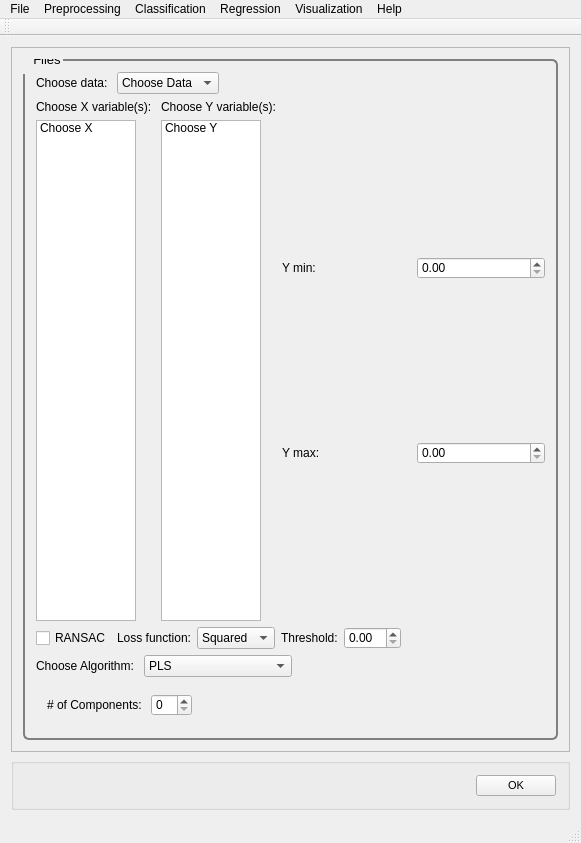
<?xml version="1.0" encoding="UTF-8"?>
<ui version="4.0">
 <class>MainWindow</class>
 <widget class="QMainWindow" name="MainWindow">
  <property name="geometry">
   <rect>
    <x>0</x>
    <y>0</y>
    <width>581</width>
    <height>843</height>
   </rect>
  </property>
  <property name="windowTitle">
   <string>PYSAT</string>
  </property>
  <widget class="QWidget" name="centralWidget">
   <layout class="QVBoxLayout" name="verticalLayout_9">
    <item>
     <widget class="QScrollArea" name="scrollArea">
      <property name="widgetResizable">
       <bool>true</bool>
      </property>
      <widget class="QWidget" name="scrollAreaWidgetContents_2">
       <property name="geometry">
        <rect>
         <x>0</x>
         <y>0</y>
         <width>561</width>
         <height>721</height>
        </rect>
       </property>
       <property name="font">
        <font>
         <pointsize>8</pointsize>
        </font>
       </property>
       <property name="styleSheet">
        <string notr="true">QGroupBox {
  border: 2px solid gray;
  border-radius: 6px;
  margin-top: 0.5em;
}

QGroupBox::title {

  padding-top: -14px;
  padding-left: 8px;
}
</string>
       </property>
       <layout class="QVBoxLayout" name="verticalLayout_8">
        <item>
         <widget class="QGroupBox" name="regression">
          <property name="font">
           <font>
            <pointsize>10</pointsize>
           </font>
          </property>
          <property name="title">
           <string>Files</string>
          </property>
          <layout class="QVBoxLayout" name="verticalLayout">
           <item>
            <layout class="QVBoxLayout" name="regression_vlayout">
             <item>
              <layout class="QHBoxLayout" name="regression_choosedata_hlayout">
               <item>
                <widget class="QLabel" name="regression_choosedata_label">
                 <property name="text">
                  <string>Choose data: </string>
                 </property>
                </widget>
               </item>
               <item>
                <widget class="QComboBox" name="regression_choosedata">
                 <property name="iconSize">
                  <size>
                   <width>50</width>
                   <height>20</height>
                  </size>
                 </property>
                 <item>
                  <property name="text">
                   <string>Choose Data</string>
                  </property>
                 </item>
                 <item>
                  <property name="text">
                   <string>Known Data</string>
                  </property>
                 </item>
                </widget>
               </item>
               <item>
                <spacer name="regression_choosedata_spacer">
                 <property name="orientation">
                  <enum>Qt::Horizontal</enum>
                 </property>
                 <property name="sizeHint" stdset="0">
                  <size>
                   <width>40</width>
                   <height>20</height>
                  </size>
                 </property>
                </spacer>
               </item>
              </layout>
             </item>
             <item>
              <layout class="QHBoxLayout" name="regression_choosevars_hlayout">
               <item>
                <layout class="QVBoxLayout" name="regression_choosex_vlayout">
                 <item>
                  <widget class="QLabel" name="regression_choosex_label">
                   <property name="text">
                    <string>Choose X variable(s): </string>
                   </property>
                  </widget>
                 </item>
                 <item>
                  <widget class="QListWidget" name="regression_choosex">
                   <property name="minimumSize">
                    <size>
                     <width>50</width>
                     <height>0</height>
                    </size>
                   </property>
                   <property name="maximumSize">
                    <size>
                     <width>100</width>
                     <height>16777215</height>
                    </size>
                   </property>
                   <item>
                    <property name="text">
                     <string>Choose X</string>
                    </property>
                   </item>
                  </widget>
                 </item>
                </layout>
               </item>
               <item>
                <layout class="QVBoxLayout" name="regression_choosey_vlayout">
                 <item>
                  <widget class="QLabel" name="regression_choosey_label">
                   <property name="text">
                    <string>Choose Y variable(s):</string>
                   </property>
                  </widget>
                 </item>
                 <item>
                  <widget class="QListWidget" name="regression_choosey">
                   <property name="maximumSize">
                    <size>
                     <width>100</width>
                     <height>16777215</height>
                    </size>
                   </property>
                   <item>
                    <property name="text">
                     <string>Choose Y</string>
                    </property>
                   </item>
                  </widget>
                 </item>
                </layout>
               </item>
               <item>
                <layout class="QVBoxLayout" name="yrange_vlayout">
                 <item>
                  <layout class="QHBoxLayout" name="ymin_hlayout">
                   <item>
                    <widget class="QLabel" name="ymin_label">
                     <property name="text">
                      <string>Y min:</string>
                     </property>
                    </widget>
                   </item>
                   <item>
                    <widget class="QDoubleSpinBox" name="ymin_spin"/>
                   </item>
                  </layout>
                 </item>
                 <item>
                  <layout class="QHBoxLayout" name="ymax_hlayout">
                   <item>
                    <widget class="QLabel" name="ymax_label">
                     <property name="text">
                      <string>Y max:</string>
                     </property>
                    </widget>
                   </item>
                   <item>
                    <widget class="QDoubleSpinBox" name="ymax_spin"/>
                   </item>
                  </layout>
                 </item>
                </layout>
               </item>
              </layout>
             </item>
             <item>
              <layout class="QHBoxLayout" name="ransac_hlayout">
               <item>
                <widget class="QCheckBox" name="regression_ransac_checkbox">
                 <property name="text">
                  <string>RANSAC</string>
                 </property>
                </widget>
               </item>
               <item>
                <layout class="QHBoxLayout" name="ransac_options_hlayout">
                 <item>
                  <widget class="QLabel" name="ransac_lossfunc_label">
                   <property name="text">
                    <string>Loss function:</string>
                   </property>
                  </widget>
                 </item>
                 <item>
                  <widget class="QComboBox" name="ransac_lossfunc_combobox">
                   <item>
                    <property name="text">
                     <string>Squared</string>
                    </property>
                   </item>
                   <item>
                    <property name="text">
                     <string>Absolute</string>
                    </property>
                   </item>
                  </widget>
                 </item>
                 <item>
                  <widget class="QLabel" name="ransac_thresh_label">
                   <property name="text">
                    <string>Threshold:</string>
                   </property>
                  </widget>
                 </item>
                 <item>
                  <widget class="QDoubleSpinBox" name="ransac_thresh_spin"/>
                 </item>
                 <item>
                  <spacer name="ransac_spacer">
                   <property name="orientation">
                    <enum>Qt::Horizontal</enum>
                   </property>
                   <property name="sizeHint" stdset="0">
                    <size>
                     <width>40</width>
                     <height>20</height>
                    </size>
                   </property>
                  </spacer>
                 </item>
                </layout>
               </item>
              </layout>
             </item>
             <item>
              <layout class="QHBoxLayout" name="regression_choosealg_hlayout">
               <item>
                <widget class="QLabel" name="regression_choosealg_label">
                 <property name="text">
                  <string>Choose Algorithm: </string>
                 </property>
                </widget>
               </item>
               <item>
                <widget class="QComboBox" name="regression_choosealg">
                 <property name="iconSize">
                  <size>
                   <width>50</width>
                   <height>20</height>
                  </size>
                 </property>
                 <item>
                  <property name="text">
                   <string>PLS</string>
                  </property>
                 </item>
                 <item>
                  <property name="text">
                   <string>GP</string>
                  </property>
                 </item>
                 <item>
                  <property name="text">
                   <string>Others coming soon...</string>
                  </property>
                 </item>
                </widget>
               </item>
               <item>
                <spacer name="regression_choosealg_spacer">
                 <property name="orientation">
                  <enum>Qt::Horizontal</enum>
                 </property>
                 <property name="sizeHint" stdset="0">
                  <size>
                   <width>40</width>
                   <height>20</height>
                  </size>
                 </property>
                </spacer>
               </item>
              </layout>
             </item>
             <item>
              <widget class="QWidget" name="pls_widget" native="true">
               <property name="minimumSize">
                <size>
                 <width>0</width>
                 <height>0</height>
                </size>
               </property>
               <layout class="QHBoxLayout" name="horizontalLayout_2">
                <item>
                 <widget class="QLabel" name="pls_nc_label">
                  <property name="text">
                   <string># of Components: </string>
                  </property>
                 </widget>
                </item>
                <item>
                 <widget class="QSpinBox" name="pls_nc_spinbox"/>
                </item>
                <item>
                 <spacer name="pls_spacer">
                  <property name="orientation">
                   <enum>Qt::Horizontal</enum>
                  </property>
                  <property name="sizeHint" stdset="0">
                   <size>
                    <width>40</width>
                    <height>20</height>
                   </size>
                  </property>
                 </spacer>
                </item>
               </layout>
              </widget>
             </item>
            </layout>
           </item>
          </layout>
         </widget>
        </item>
       </layout>
      </widget>
     </widget>
    </item>
    <item>
     <widget class="QGroupBox" name="OK">
      <layout class="QHBoxLayout" name="ok">
       <item>
        <spacer name="horizontalSpacer_5">
         <property name="orientation">
          <enum>Qt::Horizontal</enum>
         </property>
         <property name="sizeHint" stdset="0">
          <size>
           <width>40</width>
           <height>20</height>
          </size>
         </property>
        </spacer>
       </item>
       <item>
        <widget class="QPushButton" name="okButton">
         <property name="font">
          <font>
           <pointsize>8</pointsize>
          </font>
         </property>
         <property name="mouseTracking">
          <bool>false</bool>
         </property>
         <property name="text">
          <string>OK</string>
         </property>
        </widget>
       </item>
      </layout>
     </widget>
    </item>
   </layout>
  </widget>
  <widget class="QToolBar" name="mainToolBar">
   <attribute name="toolBarArea">
    <enum>TopToolBarArea</enum>
   </attribute>
   <attribute name="toolBarBreak">
    <bool>false</bool>
   </attribute>
  </widget>
  <widget class="QStatusBar" name="statusBar"/>
  <widget class="QMenuBar" name="menuBar">
   <property name="geometry">
    <rect>
     <x>0</x>
     <y>0</y>
     <width>581</width>
     <height>21</height>
    </rect>
   </property>
   <widget class="QMenu" name="menuFile">
    <property name="title">
     <string>File</string>
    </property>
    <addaction name="actionLoad_Refence_Data"/>
    <addaction name="actionLoad_Unknown_Data"/>
    <addaction name="actionSet_output_location"/>
    <addaction name="separator"/>
    <addaction name="actionSave_Current_Plots"/>
    <addaction name="actionSave_Current_Data"/>
    <addaction name="separator"/>
    <addaction name="actionCreate_New_Workflow"/>
    <addaction name="actionSave_Current_Workflow"/>
    <addaction name="separator"/>
    <addaction name="actionExit"/>
   </widget>
   <widget class="QMenu" name="menuPreprocessing">
    <property name="title">
     <string>Preprocessing</string>
    </property>
    <widget class="QMenu" name="menuBaseline_Removal">
     <property name="title">
      <string>Baseline Removal</string>
     </property>
     <addaction name="actionALS"/>
     <addaction name="actionDietrich"/>
     <addaction name="actionPolyFit"/>
     <addaction name="actionAirPLS"/>
     <addaction name="actionFABC"/>
     <addaction name="actionKK"/>
     <addaction name="actionMario"/>
     <addaction name="actionMedian"/>
     <addaction name="actionRubberband"/>
     <addaction name="actionUndecimated_Wavelet"/>
    </widget>
    <widget class="QMenu" name="menuCalibration_Transfer">
     <property name="title">
      <string>Calibration Transfer</string>
     </property>
     <addaction name="actionRatio"/>
     <addaction name="actionTommy_s_Methgod"/>
     <addaction name="actionPiecewise_Direct_Standardization"/>
     <addaction name="actionOthers_3"/>
    </widget>
    <addaction name="actionNormalization"/>
    <addaction name="actionNoise_Reduction"/>
    <addaction name="actionApply_Mask"/>
    <addaction name="actionInterpolate"/>
    <addaction name="actionInstrument_Response"/>
    <addaction name="menuBaseline_Removal"/>
    <addaction name="menuCalibration_Transfer"/>
    <addaction name="actionICA_2"/>
    <addaction name="actionPCA_2"/>
   </widget>
   <widget class="QMenu" name="menuRegression">
    <property name="title">
     <string>Regression</string>
    </property>
    <addaction name="actionCross_Validation"/>
    <addaction name="actionTrain"/>
    <addaction name="actionPredict"/>
    <addaction name="actionCreate_N_Folds"/>
    <addaction name="actionCreate_Test_Folds"/>
    <addaction name="actionSubmodel_Ranges"/>
   </widget>
   <widget class="QMenu" name="menuHelp">
    <property name="title">
     <string>Help</string>
    </property>
    <addaction name="actionIndex"/>
    <addaction name="actionContent_2"/>
    <addaction name="separator"/>
    <addaction name="actionAbout"/>
    <addaction name="actionAbout_QtCreator"/>
   </widget>
   <widget class="QMenu" name="menuClassification">
    <property name="title">
     <string>Classification</string>
    </property>
    <widget class="QMenu" name="menuSupervised">
     <property name="title">
      <string>Supervised</string>
     </property>
     <addaction name="actionPLS_DA"/>
     <addaction name="actionSIMCA"/>
    </widget>
    <widget class="QMenu" name="menuClustering">
     <property name="title">
      <string>Clustering</string>
     </property>
     <addaction name="actionK_means"/>
     <addaction name="actionHierarchical_2"/>
    </widget>
    <addaction name="menuSupervised"/>
    <addaction name="menuClustering"/>
   </widget>
   <widget class="QMenu" name="menuVisualization">
    <property name="title">
     <string>Visualization</string>
    </property>
    <addaction name="actionLine_Plot"/>
    <addaction name="action1_to_1_Plot"/>
    <addaction name="actionScatter_Plot"/>
   </widget>
   <addaction name="menuFile"/>
   <addaction name="menuPreprocessing"/>
   <addaction name="menuClassification"/>
   <addaction name="menuRegression"/>
   <addaction name="menuVisualization"/>
   <addaction name="menuHelp"/>
  </widget>
  <action name="actionLoad_Refence_Data">
   <property name="text">
    <string>Load Refence Data</string>
   </property>
  </action>
  <action name="actionLoad_Unknown_Data">
   <property name="text">
    <string>Load Unknown Data</string>
   </property>
  </action>
  <action name="actionSave_Current_Workflow">
   <property name="text">
    <string>Save Current Workflow</string>
   </property>
  </action>
  <action name="actionSave_Current_Plots">
   <property name="text">
    <string>Save Current Plots</string>
   </property>
  </action>
  <action name="actionSave_Current_Data">
   <property name="text">
    <string>Save Current Data</string>
   </property>
  </action>
  <action name="actionCreate_New_Workflow">
   <property name="text">
    <string>Create New Workflow</string>
   </property>
  </action>
  <action name="actionNoise_Reduction">
   <property name="text">
    <string>Noise Reduction</string>
   </property>
  </action>
  <action name="actionApply_Mask">
   <property name="text">
    <string>Apply Mask</string>
   </property>
  </action>
  <action name="actionInterpolate">
   <property name="text">
    <string>Interpolate (unknown to known)</string>
   </property>
  </action>
  <action name="actionInstrument_Response">
   <property name="text">
    <string>Instrument Response</string>
   </property>
  </action>
  <action name="actionALS">
   <property name="text">
    <string>ALS</string>
   </property>
  </action>
  <action name="actionDietrich">
   <property name="text">
    <string>Dietrich</string>
   </property>
  </action>
  <action name="actionPolyFit">
   <property name="text">
    <string>PolyFit</string>
   </property>
  </action>
  <action name="actionAirPLS">
   <property name="text">
    <string>AirPLS</string>
   </property>
  </action>
  <action name="actionFABC">
   <property name="text">
    <string>FABC</string>
   </property>
  </action>
  <action name="actionKK">
   <property name="text">
    <string>KK</string>
   </property>
  </action>
  <action name="actionMario">
   <property name="text">
    <string>Mario</string>
   </property>
  </action>
  <action name="actionMedian">
   <property name="text">
    <string>Median</string>
   </property>
  </action>
  <action name="actionRubberband">
   <property name="text">
    <string>Rubberband</string>
   </property>
  </action>
  <action name="actionUndecimated_Wavelet">
   <property name="text">
    <string>Undecimated Wavelet</string>
   </property>
  </action>
  <action name="actionRatio">
   <property name="text">
    <string>Ratio</string>
   </property>
  </action>
  <action name="actionTommy_s_Methgod">
   <property name="text">
    <string>Tommy's Method</string>
   </property>
  </action>
  <action name="actionPiecewise_Direct_Standardization">
   <property name="text">
    <string>Piecewise Direct Standardization</string>
   </property>
  </action>
  <action name="actionPCA">
   <property name="text">
    <string>PCA</string>
   </property>
  </action>
  <action name="actionICA">
   <property name="text">
    <string>ICA</string>
   </property>
  </action>
  <action name="actionK_Means">
   <property name="text">
    <string>K-Means</string>
   </property>
  </action>
  <action name="actionHierarchical">
   <property name="text">
    <string>Hierarchical</string>
   </property>
  </action>
  <action name="actionOthers">
   <property name="text">
    <string>Others...</string>
   </property>
  </action>
  <action name="actionOthers_2">
   <property name="text">
    <string>Others...</string>
   </property>
  </action>
  <action name="actionOthers_3">
   <property name="text">
    <string>Others...</string>
   </property>
  </action>
  <action name="actionPLS">
   <property name="text">
    <string>PLS</string>
   </property>
  </action>
  <action name="actionSM_PLS">
   <property name="text">
    <string>SM-PLS</string>
   </property>
  </action>
  <action name="actionICA_Regression">
   <property name="text">
    <string>ICA Regression</string>
   </property>
  </action>
  <action name="actionGaussian_Process">
   <property name="text">
    <string>Gaussian Process</string>
   </property>
  </action>
  <action name="actionMLP">
   <property name="text">
    <string>MLP</string>
   </property>
  </action>
  <action name="actionSVM">
   <property name="text">
    <string>SVM</string>
   </property>
  </action>
  <action name="actionOthers_4">
   <property name="text">
    <string>Others...</string>
   </property>
  </action>
  <action name="actionOthers_5">
   <property name="text">
    <string>Others...</string>
   </property>
  </action>
  <action name="actionIndex">
   <property name="text">
    <string>Index</string>
   </property>
  </action>
  <action name="actionContent_2">
   <property name="text">
    <string>Content</string>
   </property>
  </action>
  <action name="actionAbout">
   <property name="text">
    <string>About...</string>
   </property>
  </action>
  <action name="actionAbout_QtCreator">
   <property name="text">
    <string>About Qt...</string>
   </property>
  </action>
  <action name="actionExit">
   <property name="text">
    <string>Exit</string>
   </property>
  </action>
  <action name="actionNormalization">
   <property name="text">
    <string>Normalization</string>
   </property>
  </action>
  <action name="actionICA_2">
   <property name="text">
    <string>ICA</string>
   </property>
  </action>
  <action name="actionPCA_2">
   <property name="text">
    <string>PCA</string>
   </property>
  </action>
  <action name="actionPLS_DA">
   <property name="text">
    <string>PLS-DA</string>
   </property>
  </action>
  <action name="actionSIMCA">
   <property name="text">
    <string>SIMCA</string>
   </property>
  </action>
  <action name="actionK_means">
   <property name="text">
    <string>K-means</string>
   </property>
  </action>
  <action name="actionHierarchical_2">
   <property name="text">
    <string>Hierarchical</string>
   </property>
  </action>
  <action name="actionCross_Validation">
   <property name="text">
    <string>Cross Validation</string>
   </property>
  </action>
  <action name="actionTrain">
   <property name="text">
    <string>Train</string>
   </property>
  </action>
  <action name="actionPredict">
   <property name="text">
    <string>Predict</string>
   </property>
  </action>
  <action name="actionLine_Plot">
   <property name="text">
    <string>Line Plot</string>
   </property>
  </action>
  <action name="action1_to_1_Plot">
   <property name="text">
    <string>1 to 1 Plot</string>
   </property>
  </action>
  <action name="actionScatter_Plot">
   <property name="text">
    <string>Scatter Plot</string>
   </property>
  </action>
  <action name="actionSet_output_location">
   <property name="text">
    <string>Output Location</string>
   </property>
  </action>
  <action name="actionCreate_N_Folds">
   <property name="text">
    <string>Create N Folds</string>
   </property>
  </action>
  <action name="actionCreate_Test_Folds">
   <property name="text">
    <string>Create Test Folds</string>
   </property>
  </action>
  <action name="actionSubmodel_Ranges">
   <property name="text">
    <string>Submodel Ranges</string>
   </property>
  </action>
 </widget>
 <layoutdefault spacing="6" margin="11"/>
 <resources/>
 <connections/>
</ui>
